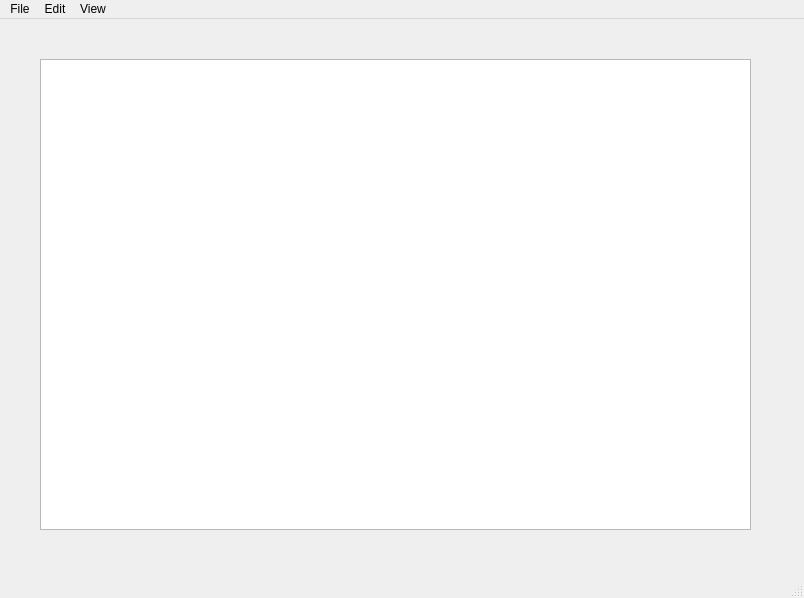
<?xml version="1.0" encoding="UTF-8"?>
<ui version="4.0">
 <class>MainWindow</class>
 <widget class="QMainWindow" name="MainWindow">
  <property name="geometry">
   <rect>
    <x>0</x>
    <y>0</y>
    <width>804</width>
    <height>598</height>
   </rect>
  </property>
  <property name="windowTitle">
   <string>MainWindow</string>
  </property>
  <widget class="QWidget" name="centralwidget">
   <widget class="QTextEdit" name="textEdit">
    <property name="geometry">
     <rect>
      <x>40</x>
      <y>40</y>
      <width>711</width>
      <height>471</height>
     </rect>
    </property>
   </widget>
  </widget>
  <widget class="QMenuBar" name="menubar">
   <property name="geometry">
    <rect>
     <x>0</x>
     <y>0</y>
     <width>804</width>
     <height>20</height>
    </rect>
   </property>
   <widget class="QMenu" name="menuFile">
    <property name="title">
     <string>File</string>
    </property>
    <addaction name="actionOpen"/>
    <addaction name="actionSave"/>
    <addaction name="actionSave_As"/>
    <addaction name="separator"/>
    <addaction name="actionExit"/>
   </widget>
   <widget class="QMenu" name="menuEdit">
    <property name="title">
     <string>Edit</string>
    </property>
    <addaction name="actionUndo"/>
    <addaction name="separator"/>
    <addaction name="actionCut"/>
    <addaction name="actionCopy"/>
    <addaction name="actionPaste"/>
    <addaction name="actionDelete"/>
    <addaction name="separator"/>
    <addaction name="separator"/>
    <addaction name="actionBold"/>
    <addaction name="actionSuper_script"/>
    <addaction name="actionSubscript"/>
   </widget>
   <widget class="QMenu" name="menuView">
    <property name="title">
     <string>View</string>
    </property>
    <addaction name="actionWord_Wrap"/>
   </widget>
   <addaction name="menuFile"/>
   <addaction name="menuEdit"/>
   <addaction name="menuView"/>
  </widget>
  <widget class="QStatusBar" name="statusbar"/>
  <action name="actionOpen">
   <property name="icon">
    <iconset resource="AppResources.qrc">
     <normaloff>:/Images/Images/folder.png</normaloff>:/Images/Images/folder.png</iconset>
   </property>
   <property name="text">
    <string>Open</string>
   </property>
  </action>
  <action name="actionSave">
   <property name="icon">
    <iconset resource="AppResources.qrc">
     <normaloff>:/Images/Images/diskette.png</normaloff>:/Images/Images/diskette.png</iconset>
   </property>
   <property name="text">
    <string>Save</string>
   </property>
  </action>
  <action name="actionSave_As">
   <property name="icon">
    <iconset resource="AppResources.qrc">
     <normaloff>:/Images/Images/saveAs.png</normaloff>:/Images/Images/saveAs.png</iconset>
   </property>
   <property name="text">
    <string>Save As</string>
   </property>
  </action>
  <action name="actionExit">
   <property name="icon">
    <iconset resource="AppResources.qrc">
     <normaloff>:/Images/Images/remove.png</normaloff>:/Images/Images/remove.png</iconset>
   </property>
   <property name="text">
    <string>Exit</string>
   </property>
  </action>
  <action name="actionUndo">
   <property name="icon">
    <iconset resource="AppResources.qrc">
     <normaloff>:/Images/Images/undo-circular-arrow.png</normaloff>:/Images/Images/undo-circular-arrow.png</iconset>
   </property>
   <property name="text">
    <string>Undo</string>
   </property>
  </action>
  <action name="actionCut">
   <property name="icon">
    <iconset resource="AppResources.qrc">
     <normaloff>:/Images/Images/cutting.png</normaloff>:/Images/Images/cutting.png</iconset>
   </property>
   <property name="text">
    <string>Cut</string>
   </property>
  </action>
  <action name="actionCopy">
   <property name="icon">
    <iconset resource="AppResources.qrc">
     <normaloff>:/Images/Images/copy.svg</normaloff>:/Images/Images/copy.svg</iconset>
   </property>
   <property name="text">
    <string>Copy</string>
   </property>
  </action>
  <action name="actionPaste">
   <property name="icon">
    <iconset resource="AppResources.qrc">
     <normaloff>:/Images/Images/paste.png</normaloff>:/Images/Images/paste.png</iconset>
   </property>
   <property name="text">
    <string>Paste</string>
   </property>
  </action>
  <action name="actionDelete">
   <property name="icon">
    <iconset resource="AppResources.qrc">
     <normaloff>:/Images/Images/button.png</normaloff>:/Images/Images/button.png</iconset>
   </property>
   <property name="text">
    <string>Delete</string>
   </property>
  </action>
  <action name="actionWord_Wrap">
   <property name="icon">
    <iconset resource="AppResources.qrc">
     <normaloff>:/Images/Images/icons8-word-wrap-50.png</normaloff>:/Images/Images/icons8-word-wrap-50.png</iconset>
   </property>
   <property name="text">
    <string>Word Wrap</string>
   </property>
  </action>
  <action name="actionBold">
   <property name="checkable">
    <bool>true</bool>
   </property>
   <property name="text">
    <string>Bold</string>
   </property>
  </action>
  <action name="actionSuper_script">
   <property name="checkable">
    <bool>true</bool>
   </property>
   <property name="text">
    <string>Superscript</string>
   </property>
  </action>
  <action name="actionSubscript">
   <property name="checkable">
    <bool>true</bool>
   </property>
   <property name="text">
    <string>Subscript</string>
   </property>
  </action>
 </widget>
 <resources>
  <include location="AppResources.qrc"/>
 </resources>
 <connections/>
</ui>
